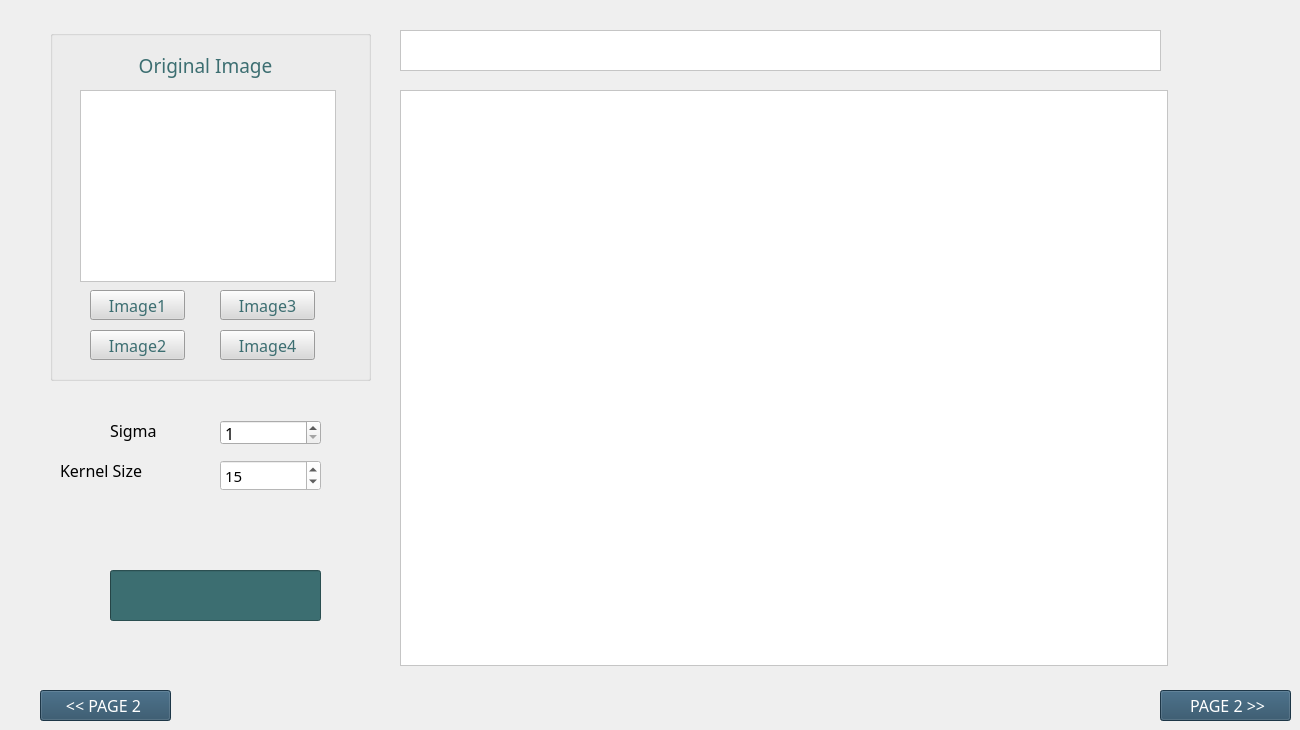
    <widget class="QWidget" name="page_2">
     <widget class="QPushButton" name="Button2">
      <property name="geometry">
       <rect>
        <x>40</x>
        <y>690</y>
        <width>131</width>
        <height>31</height>
       </rect>
      </property>
      <property name="font">
       <font>
        <family>Cascadia Code</family>
        <pointsize>12</pointsize>
        <fontweight>Medium</fontweight>
       </font>
      </property>
      <property name="autoFillBackground">
       <bool>false</bool>
      </property>
      <property name="styleSheet">
       <string notr="true">background-color: rgb(40, 75, 99);
color: rgb(255, 255, 255);
</string>
      </property>
      <property name="text">
       <string>&lt;&lt; PAGE 2 </string>
      </property>
      <property name="autoRepeatDelay">
       <number>100</number>
      </property>
      <property name="autoDefault">
       <bool>false</bool>
      </property>
      <property name="default">
       <bool>false</bool>
      </property>
      <property name="flat">
       <bool>false</bool>
      </property>
     </widget>
     <widget class="QGroupBox" name="groupBox_3">
      <property name="geometry">
       <rect>
        <x>50</x>
        <y>30</y>
        <width>321</width>
        <height>351</height>
       </rect>
      </property>
      <property name="palette">
       <palette>
        <active>
         <colorrole role="WindowText">
          <brush brushstyle="SolidPattern">
           <color alpha="255">
            <red>60</red>
            <green>110</green>
            <blue>113</blue>
           </color>
          </brush>
         </colorrole>
         <colorrole role="Button">
          <brush brushstyle="SolidPattern">
           <color alpha="255">
            <red>217</red>
            <green>217</green>
            <blue>217</blue>
           </color>
          </brush>
         </colorrole>
         <colorrole role="Text">
          <brush brushstyle="SolidPattern">
           <color alpha="255">
            <red>60</red>
            <green>110</green>
            <blue>113</blue>
           </color>
          </brush>
         </colorrole>
         <colorrole role="ButtonText">
          <brush brushstyle="SolidPattern">
           <color alpha="255">
            <red>60</red>
            <green>110</green>
            <blue>113</blue>
           </color>
          </brush>
         </colorrole>
         <colorrole role="Base">
          <brush brushstyle="SolidPattern">
           <color alpha="255">
            <red>217</red>
            <green>217</green>
            <blue>217</blue>
           </color>
          </brush>
         </colorrole>
         <colorrole role="Window">
          <brush brushstyle="SolidPattern">
           <color alpha="255">
            <red>217</red>
            <green>217</green>
            <blue>217</blue>
           </color>
          </brush>
         </colorrole>
         <colorrole role="HighlightedText">
          <brush brushstyle="SolidPattern">
           <color alpha="255">
            <red>254</red>
            <green>250</green>
            <blue>224</blue>
           </color>
          </brush>
         </colorrole>
         <colorrole role="PlaceholderText">
          <brush brushstyle="SolidPattern">
           <color alpha="128">
            <red>60</red>
            <green>110</green>
            <blue>113</blue>
           </color>
          </brush>
         </colorrole>
        </active>
        <inactive>
         <colorrole role="WindowText">
          <brush brushstyle="SolidPattern">
           <color alpha="255">
            <red>60</red>
            <green>110</green>
            <blue>113</blue>
           </color>
          </brush>
         </colorrole>
         <colorrole role="Button">
          <brush brushstyle="SolidPattern">
           <color alpha="255">
            <red>217</red>
            <green>217</green>
            <blue>217</blue>
           </color>
          </brush>
         </colorrole>
         <colorrole role="Text">
          <brush brushstyle="SolidPattern">
           <color alpha="255">
            <red>60</red>
            <green>110</green>
            <blue>113</blue>
           </color>
          </brush>
         </colorrole>
         <colorrole role="ButtonText">
          <brush brushstyle="SolidPattern">
           <color alpha="255">
            <red>60</red>
            <green>110</green>
            <blue>113</blue>
           </color>
          </brush>
         </colorrole>
         <colorrole role="Base">
          <brush brushstyle="SolidPattern">
           <color alpha="255">
            <red>217</red>
            <green>217</green>
            <blue>217</blue>
           </color>
          </brush>
         </colorrole>
         <colorrole role="Window">
          <brush brushstyle="SolidPattern">
           <color alpha="255">
            <red>217</red>
            <green>217</green>
            <blue>217</blue>
           </color>
          </brush>
         </colorrole>
         <colorrole role="HighlightedText">
          <brush brushstyle="SolidPattern">
           <color alpha="255">
            <red>254</red>
            <green>250</green>
            <blue>224</blue>
           </color>
          </brush>
         </colorrole>
         <colorrole role="PlaceholderText">
          <brush brushstyle="SolidPattern">
           <color alpha="128">
            <red>60</red>
            <green>110</green>
            <blue>113</blue>
           </color>
          </brush>
         </colorrole>
        </inactive>
        <disabled>
         <colorrole role="WindowText">
          <brush brushstyle="SolidPattern">
           <color alpha="255">
            <red>60</red>
            <green>110</green>
            <blue>113</blue>
           </color>
          </brush>
         </colorrole>
         <colorrole role="Button">
          <brush brushstyle="SolidPattern">
           <color alpha="255">
            <red>217</red>
            <green>217</green>
            <blue>217</blue>
           </color>
          </brush>
         </colorrole>
         <colorrole role="Text">
          <brush brushstyle="SolidPattern">
           <color alpha="255">
            <red>60</red>
            <green>110</green>
            <blue>113</blue>
           </color>
          </brush>
         </colorrole>
         <colorrole role="ButtonText">
          <brush brushstyle="SolidPattern">
           <color alpha="255">
            <red>60</red>
            <green>110</green>
            <blue>113</blue>
           </color>
          </brush>
         </colorrole>
         <colorrole role="Base">
          <brush brushstyle="SolidPattern">
           <color alpha="255">
            <red>217</red>
            <green>217</green>
            <blue>217</blue>
           </color>
          </brush>
         </colorrole>
         <colorrole role="Window">
          <brush brushstyle="SolidPattern">
           <color alpha="255">
            <red>217</red>
            <green>217</green>
            <blue>217</blue>
           </color>
          </brush>
         </colorrole>
         <colorrole role="HighlightedText">
          <brush brushstyle="SolidPattern">
           <color alpha="255">
            <red>254</red>
            <green>250</green>
            <blue>224</blue>
           </color>
          </brush>
         </colorrole>
         <colorrole role="PlaceholderText">
          <brush brushstyle="SolidPattern">
           <color alpha="128">
            <red>60</red>
            <green>110</green>
            <blue>113</blue>
           </color>
          </brush>
         </colorrole>
        </disabled>
       </palette>
      </property>
      <property name="font">
       <font>
        <kerning>false</kerning>
        <fontweight>Thin</fontweight>
       </font>
      </property>
      <property name="statusTip">
       <string notr="true"/>
      </property>
      <property name="whatsThis">
       <string notr="true"/>
      </property>
      <property name="accessibleName">
       <string notr="true"/>
      </property>
      <property name="accessibleDescription">
       <string notr="true"/>
      </property>
      <property name="styleSheet">
       <string notr="true"/>
      </property>
      <property name="inputMethodHints">
       <set>Qt::InputMethodHint::ImhNone</set>
      </property>
      <property name="title">
       <string/>
      </property>
      <widget class="QGraphicsView" name="graphicsView_4">
       <property name="geometry">
        <rect>
         <x>30</x>
         <y>60</y>
         <width>256</width>
         <height>192</height>
        </rect>
       </property>
       <property name="autoFillBackground">
        <bool>false</bool>
       </property>
       <property name="styleSheet">
        <string notr="true">background-color: rgb(255, 255, 255);</string>
       </property>
       <property name="lineWidth">
        <number>2</number>
       </property>
      </widget>
      <widget class="QLabel" name="label_6">
       <property name="geometry">
        <rect>
         <x>60</x>
         <y>20</y>
         <width>191</width>
         <height>31</height>
        </rect>
       </property>
       <property name="font">
        <font>
         <family>Cascadia Code Light</family>
         <pointsize>14</pointsize>
        </font>
       </property>
       <property name="text">
        <string>Original Image</string>
       </property>
       <property name="alignment">
        <set>Qt::AlignmentFlag::AlignCenter</set>
       </property>
      </widget>
      <widget class="QPushButton" name="pushButton5">
       <property name="geometry">
        <rect>
         <x>40</x>
         <y>260</y>
         <width>95</width>
         <height>30</height>
        </rect>
       </property>
       <property name="font">
        <font>
         <family>Cascadia Code</family>
         <pointsize>12</pointsize>
        </font>
       </property>
       <property name="text">
        <string>Image1</string>
       </property>
      </widget>
      <widget class="QPushButton" name="pushButton7">
       <property name="geometry">
        <rect>
         <x>40</x>
         <y>300</y>
         <width>95</width>
         <height>30</height>
        </rect>
       </property>
       <property name="font">
        <font>
         <family>Cascadia Code</family>
         <pointsize>12</pointsize>
        </font>
       </property>
       <property name="text">
        <string>Image2</string>
       </property>
      </widget>
      <widget class="QPushButton" name="pushButton6">
       <property name="geometry">
        <rect>
         <x>170</x>
         <y>260</y>
         <width>95</width>
         <height>30</height>
        </rect>
       </property>
       <property name="font">
        <font>
         <family>Cascadia Code</family>
         <pointsize>12</pointsize>
        </font>
       </property>
       <property name="text">
        <string>Image3</string>
       </property>
      </widget>
      <widget class="QPushButton" name="pushButton8">
       <property name="geometry">
        <rect>
         <x>170</x>
         <y>300</y>
         <width>95</width>
         <height>30</height>
        </rect>
       </property>
       <property name="font">
        <font>
         <family>Cascadia Code</family>
         <pointsize>12</pointsize>
        </font>
       </property>
       <property name="text">
        <string>Image4</string>
       </property>
      </widget>
      <zorder>label_6</zorder>
      <zorder>pushButton5</zorder>
      <zorder>pushButton7</zorder>
      <zorder>pushButton6</zorder>
      <zorder>pushButton8</zorder>
      <zorder>graphicsView_4</zorder>
     </widget>
     <widget class="QGraphicsView" name="graphicsView_5">
      <property name="geometry">
       <rect>
        <x>400</x>
        <y>90</y>
        <width>768</width>
        <height>576</height>
       </rect>
      </property>
      <property name="styleSheet">
       <string notr="true">background-color: rgb(255, 255, 255);</string>
      </property>
     </widget>
     <widget class="QLabel" name="label_7">
      <property name="geometry">
       <rect>
        <x>400</x>
        <y>30</y>
        <width>761</width>
        <height>41</height>
       </rect>
      </property>
      <property name="font">
       <font>
        <family>Cascadia Code</family>
        <pointsize>12</pointsize>
       </font>
      </property>
      <property name="styleSheet">
       <string notr="true">background-color: rgb(255, 255, 255);</string>
      </property>
      <property name="frameShape">
       <enum>QFrame::Shape::StyledPanel</enum>
      </property>
      <property name="text">
       <string/>
      </property>
      <property name="alignment">
       <set>Qt::AlignmentFlag::AlignCenter</set>
      </property>
     </widget>
     <widget class="QPushButton" name="Button3">
      <property name="geometry">
       <rect>
        <x>1160</x>
        <y>690</y>
        <width>131</width>
        <height>31</height>
       </rect>
      </property>
      <property name="font">
       <font>
        <family>Cascadia Code</family>
        <pointsize>12</pointsize>
        <fontweight>Medium</fontweight>
       </font>
      </property>
      <property name="autoFillBackground">
       <bool>false</bool>
      </property>
      <property name="styleSheet">
       <string notr="true">background-color: rgb(40, 75, 99);
color: rgb(255, 255, 255);
</string>
      </property>
      <property name="text">
       <string> PAGE 2 &gt;&gt;</string>
      </property>
      <property name="autoRepeatDelay">
       <number>100</number>
      </property>
      <property name="autoDefault">
       <bool>false</bool>
      </property>
      <property name="default">
       <bool>false</bool>
      </property>
      <property name="flat">
       <bool>false</bool>
      </property>
     </widget>
     <widget class="QProgressBar" name="progressBar3">
      <property name="geometry">
       <rect>
        <x>110</x>
        <y>570</y>
        <width>211</width>
        <height>51</height>
       </rect>
      </property>
      <property name="palette">
       <palette>
        <active>
         <colorrole role="WindowText">
          <brush brushstyle="SolidPattern">
           <color alpha="255">
            <red>60</red>
            <green>110</green>
            <blue>113</blue>
           </color>
          </brush>
         </colorrole>
         <colorrole role="Button">
          <brush brushstyle="SolidPattern">
           <color alpha="255">
            <red>60</red>
            <green>110</green>
            <blue>113</blue>
           </color>
          </brush>
         </colorrole>
         <colorrole role="Text">
          <brush brushstyle="SolidPattern">
           <color alpha="255">
            <red>60</red>
            <green>110</green>
            <blue>113</blue>
           </color>
          </brush>
         </colorrole>
         <colorrole role="ButtonText">
          <brush brushstyle="SolidPattern">
           <color alpha="255">
            <red>60</red>
            <green>110</green>
            <blue>113</blue>
           </color>
          </brush>
         </colorrole>
         <colorrole role="Base">
          <brush brushstyle="SolidPattern">
           <color alpha="255">
            <red>60</red>
            <green>110</green>
            <blue>113</blue>
           </color>
          </brush>
         </colorrole>
         <colorrole role="Window">
          <brush brushstyle="SolidPattern">
           <color alpha="255">
            <red>60</red>
            <green>110</green>
            <blue>113</blue>
           </color>
          </brush>
         </colorrole>
         <colorrole role="Highlight">
          <brush brushstyle="SolidPattern">
           <color alpha="255">
            <red>60</red>
            <green>110</green>
            <blue>113</blue>
           </color>
          </brush>
         </colorrole>
         <colorrole role="HighlightedText">
          <brush brushstyle="SolidPattern">
           <color alpha="255">
            <red>254</red>
            <green>250</green>
            <blue>224</blue>
           </color>
          </brush>
         </colorrole>
         <colorrole role="Link">
          <brush brushstyle="SolidPattern">
           <color alpha="255">
            <red>60</red>
            <green>110</green>
            <blue>113</blue>
           </color>
          </brush>
         </colorrole>
         <colorrole role="PlaceholderText">
          <brush brushstyle="SolidPattern">
           <color alpha="128">
            <red>60</red>
            <green>110</green>
            <blue>113</blue>
           </color>
          </brush>
         </colorrole>
         <colorrole role="Accent">
          <brush brushstyle="SolidPattern">
           <color alpha="255">
            <red>60</red>
            <green>110</green>
            <blue>113</blue>
           </color>
          </brush>
         </colorrole>
        </active>
        <inactive>
         <colorrole role="WindowText">
          <brush brushstyle="SolidPattern">
           <color alpha="255">
            <red>60</red>
            <green>110</green>
            <blue>113</blue>
           </color>
          </brush>
         </colorrole>
         <colorrole role="Button">
          <brush brushstyle="SolidPattern">
           <color alpha="255">
            <red>60</red>
            <green>110</green>
            <blue>113</blue>
           </color>
          </brush>
         </colorrole>
         <colorrole role="Text">
          <brush brushstyle="SolidPattern">
           <color alpha="255">
            <red>60</red>
            <green>110</green>
            <blue>113</blue>
           </color>
          </brush>
         </colorrole>
         <colorrole role="ButtonText">
          <brush brushstyle="SolidPattern">
           <color alpha="255">
            <red>60</red>
            <green>110</green>
            <blue>113</blue>
           </color>
          </brush>
         </colorrole>
         <colorrole role="Base">
          <brush brushstyle="SolidPattern">
           <color alpha="255">
            <red>60</red>
            <green>110</green>
            <blue>113</blue>
           </color>
          </brush>
         </colorrole>
         <colorrole role="Window">
          <brush brushstyle="SolidPattern">
           <color alpha="255">
            <red>60</red>
            <green>110</green>
            <blue>113</blue>
           </color>
          </brush>
         </colorrole>
         <colorrole role="HighlightedText">
          <brush brushstyle="SolidPattern">
           <color alpha="255">
            <red>254</red>
            <green>250</green>
            <blue>224</blue>
           </color>
          </brush>
         </colorrole>
         <colorrole role="PlaceholderText">
          <brush brushstyle="SolidPattern">
           <color alpha="128">
            <red>60</red>
            <green>110</green>
            <blue>113</blue>
           </color>
          </brush>
         </colorrole>
        </inactive>
        <disabled>
         <colorrole role="WindowText">
          <brush brushstyle="SolidPattern">
           <color alpha="255">
            <red>60</red>
            <green>110</green>
            <blue>113</blue>
           </color>
          </brush>
         </colorrole>
         <colorrole role="Button">
          <brush brushstyle="SolidPattern">
           <color alpha="255">
            <red>60</red>
            <green>110</green>
            <blue>113</blue>
           </color>
          </brush>
         </colorrole>
         <colorrole role="Text">
          <brush brushstyle="SolidPattern">
           <color alpha="255">
            <red>60</red>
            <green>110</green>
            <blue>113</blue>
           </color>
          </brush>
         </colorrole>
         <colorrole role="ButtonText">
          <brush brushstyle="SolidPattern">
           <color alpha="255">
            <red>60</red>
            <green>110</green>
            <blue>113</blue>
           </color>
          </brush>
         </colorrole>
         <colorrole role="Base">
          <brush brushstyle="SolidPattern">
           <color alpha="255">
            <red>60</red>
            <green>110</green>
            <blue>113</blue>
           </color>
          </brush>
         </colorrole>
         <colorrole role="Window">
          <brush brushstyle="SolidPattern">
           <color alpha="255">
            <red>60</red>
            <green>110</green>
            <blue>113</blue>
           </color>
          </brush>
         </colorrole>
         <colorrole role="Highlight">
          <brush brushstyle="SolidPattern">
           <color alpha="255">
            <red>60</red>
            <green>110</green>
            <blue>113</blue>
           </color>
          </brush>
         </colorrole>
         <colorrole role="HighlightedText">
          <brush brushstyle="SolidPattern">
           <color alpha="255">
            <red>254</red>
            <green>250</green>
            <blue>224</blue>
           </color>
          </brush>
         </colorrole>
         <colorrole role="PlaceholderText">
          <brush brushstyle="SolidPattern">
           <color alpha="128">
            <red>60</red>
            <green>110</green>
            <blue>113</blue>
           </color>
          </brush>
         </colorrole>
        </disabled>
       </palette>
      </property>
      <property name="styleSheet">
       <string notr="true">background-color: rgb(60, 110, 113);</string>
      </property>
      <property name="value">
       <number>0</number>
      </property>
     </widget>
     <widget class="QDoubleSpinBox" name="doubleSpinBox_8">
      <property name="geometry">
       <rect>
        <x>220</x>
        <y>420</y>
        <width>101</width>
        <height>25</height>
       </rect>
      </property>
      <property name="font">
       <font>
        <family>Cascadia Code</family>
        <pointsize>12</pointsize>
       </font>
      </property>
      <property name="decimals">
       <number>0</number>
      </property>
      <property name="minimum">
       <double>1.000000000000000</double>
      </property>
      <property name="maximum">
       <double>81.000000000000000</double>
      </property>
      <property name="singleStep">
       <double>2.000000000000000</double>
      </property>
      <property name="value">
       <double>1.000000000000000</double>
      </property>
     </widget>
     <widget class="QLabel" name="label_16">
      <property name="geometry">
       <rect>
        <x>110</x>
        <y>420</y>
        <width>91</width>
        <height>21</height>
       </rect>
      </property>
      <property name="font">
       <font>
        <family>Cascadia Code</family>
        <pointsize>12</pointsize>
       </font>
      </property>
      <property name="text">
       <string>Sigma</string>
      </property>
      <property name="alignment">
       <set>Qt::AlignmentFlag::AlignLeading|Qt::AlignmentFlag::AlignLeft|Qt::AlignmentFlag::AlignVCenter</set>
      </property>
     </widget>
     <widget class="QLabel" name="label_17">
      <property name="geometry">
       <rect>
        <x>60</x>
        <y>460</y>
        <width>141</width>
        <height>21</height>
       </rect>
      </property>
      <property name="font">
       <font>
        <family>Cascadia Code</family>
        <pointsize>12</pointsize>
       </font>
      </property>
      <property name="text">
       <string>Kernel Size</string>
      </property>
      <property name="alignment">
       <set>Qt::AlignmentFlag::AlignLeading|Qt::AlignmentFlag::AlignLeft|Qt::AlignmentFlag::AlignVCenter</set>
      </property>
     </widget>
     <widget class="QSpinBox" name="spinBox2">
      <property name="geometry">
       <rect>
        <x>220</x>
        <y>460</y>
        <width>101</width>
        <height>31</height>
       </rect>
      </property>
      <property name="font">
       <font>
        <family>Cascadia Code</family>
        <pointsize>11</pointsize>
       </font>
      </property>
      <property name="styleSheet">
       <string notr="true">background-color: rgb(255, 255, 255);</string>
      </property>
      <property name="minimum">
       <number>1</number>
      </property>
      <property name="singleStep">
       <number>2</number>
      </property>
      <property name="value">
       <number>15</number>
      </property>
     </widget>
    </widget>
